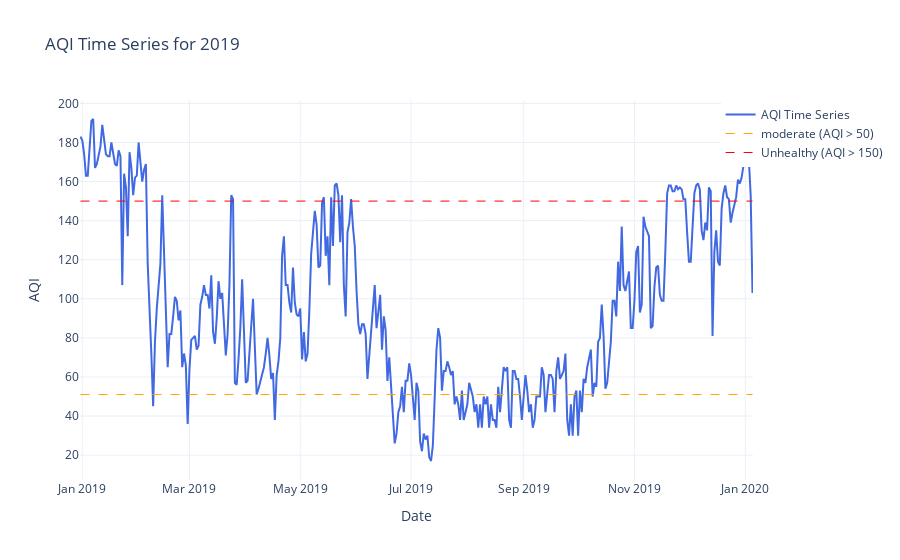

Notebook code cell kept with this figure:
### Code cell
# First read the CSV file into a DataFrame
data_2019 = pd.read_csv('data/Kathmandu_2019.csv')

# Then pass the DataFrame to the function
aqi_2021 = plot_aqi_time_series(data_2019, '2019')

### Figure 1 — Plotly figure (JSON) as saved in the notebook; plotly's stock layout.template omitted (floating-point values rounded to 4 significant figures; data arrays with more than 128 entries replaced by an {"elided": "..."} marker saying what was removed)
{"data": [{"line": {"color": "royalblue", "width": 2}, "mode": "lines", "name": "AQI Time Series", "type": "scatter", "x": {"elided": "371 str values"}, "y": {"elided": "371 int values"}}, {"line": {"color": "orange", "dash": "dash", "width": 1}, "mode": "lines", "name": "moderate (AQI > 50)", "type": "scatter", "x": [null], "y": [null]}, {"line": {"color": "red", "dash": "dash", "width": 1}, "mode": "lines", "name": "Unhealthy (AQI > 150)", "type": "scatter", "x": [null], "y": [null]}], "layout": {"legend": {"orientation": "v", "x": 1.2, "xanchor": "right", "y": 1, "yanchor": "top"}, "shapes": [{"line": {"color": "orange", "dash": "dash", "width": 1}, "type": "line", "x0": "2018-12-31T00:00:00", "x1": "2020-01-05T00:00:00", "y0": 51, "y1": 51}, {"line": {"color": "red", "dash": "dash", "width": 1}, "type": "line", "x0": "2018-12-31T00:00:00", "x1": "2020-01-05T00:00:00", "y0": 150, "y1": 150}], "title": {"text": "AQI Time Series for 2019"}, "xaxis": {"title": {"text": "Date"}}, "yaxis": {"title": {"text": "AQI"}}}}
